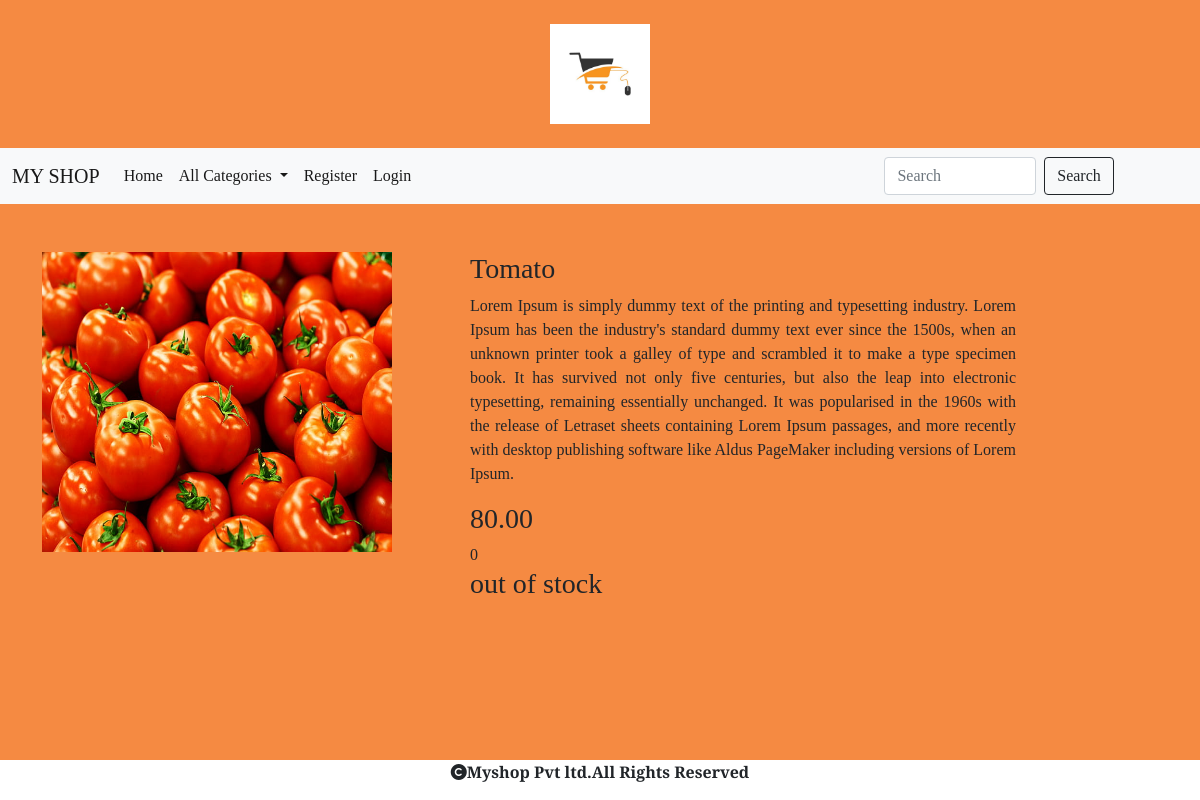
Page /details/Tomato on the committed database.
### shop/models.py (models this page shows, shortened)
class Product(models.Model):
    name=models.CharField(max_length=20)
    desc=models.TextField()
    image=models.ImageField(upload_to="product",null=True,blank=True)
    price=models.DecimalField(max_digits=10,decimal_places=2)
    category=models.ForeignKey(Category,on_delete=models.CASCADE)
    stock=models.IntegerField()
    available=models.BooleanField(default=True)
    created=models.DateTimeField(auto_now_add=True)
    updated=models.DateTimeField(auto_now=True)

### shop/views.py (the view)
# urls.py: path('details/<p>',views.details,name="details"),
def details(request,p):
     c=Product.objects.get(name=p)
     return render(request,'details.html',{'c':c})

### cart/context_processors.py (called while the page is built)
def total_count(request):
    item_count=0
    u=request.user
    try:
        cart=Cart.objects.filter(user=u)
        for i in cart:
             item_count+=i.quantity
    except:
        item_count=0
    return {'count':item_count}

### shop/context_processors.py (called while the page is built)
def menu_links(request):
    c=Category.objects.all()
    return {'links':c}

### templates/details.html
{% extends 'base.html' %}
{% load static %}
{% block content %}
<div class="container mt-5" style="margin-bottom:100px;">
<div class="row">
    <div class="col-sm-4 me-5">
        <img src="{{c.image.url}}" height="300px" width="350px">
    </div>
    <div class="col-sm-6 me-5">
        <h3>{{c.name}}</h3>
                <p class="mt-2 lh-base" style="text-align:justify">{{c.desc}}</p>
                <h3 class="mt-2">{{c.price}}</h3>
        {{c.stock}}
        {% if user.is_superuser == True %}
        {% if c.stock == 0 %}
        <h3>out of stock</h3>
         <a href="{% url 'admin:index' %}" class="btn btn-danger mt-3">ADD STOCK</a>
        {% else %}
        <h3>product in stock</h3>
         <a href="{% url 'admin:index' %}" class="btn btn-danger mt-3">ADD STOCK</a>
        {% endif %}
        {% else %}
        {% if c.stock == 0 %}
         <h3>out of stock</h3>
        {% else %}
        <a href="{% url 'cart:cart' c.name %}" class="btn btn-danger mt-3">ADD TO CART</a>
        {% endif %}
{% endif %}
    </div>
</div>
</div>
{% endblock %}

### static/css/style.css (style rules this page uses)
body { background-color:#f58a42; font-family: 'Playfair Display', serif; }

### rows in the picture
Product: image (picture), name "Tomato", desc "Lorem Ipsum is simply dummy text of the printing and typesetting industry. Lorem Ipsum has been the industry's standard dummy text ever since the 1500s, when an unknown printer took a galley of type and scrambled it to make a type specimen book. It has survived not only five centuries, but also the leap into electronic typesetting, remaining essentially unchanged. It was popularised in the 1960s with the release of Letraset sheets containing Lorem Ipsum passages, and more recently with desktop publishing software like Aldus PageMaker including versions of Lorem Ipsum.", price "80.00", stock "0"
